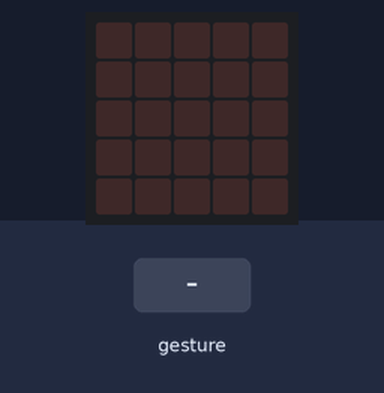
Bench run of a program on a simulated BBC micro:bit (MakeCode). Parts: the board's 5×5 LED display. The inputs (shaded band) are chosen by the test bench. Random numbers come from a fixed seed; a tilt is held for 1.5 s and a shake lasts 1 s, then the board lies face up again.

Above: at 1.2 s.
1.3 s: gesture 'shake'
At 2.4 s:
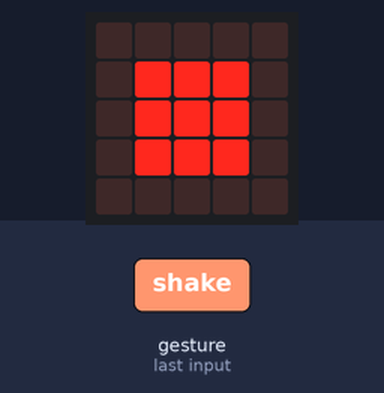
3.0 s: gesture 'shake'
At 3.7 s:
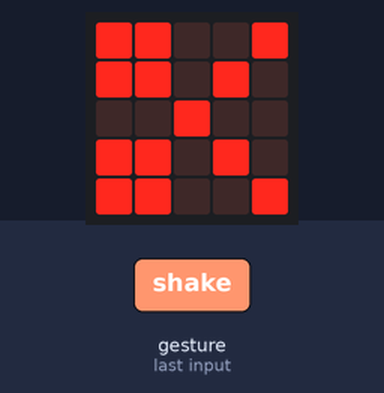
Timing chart, 0 to 6.0 s (numbered marks = the images above; inputs shaded):
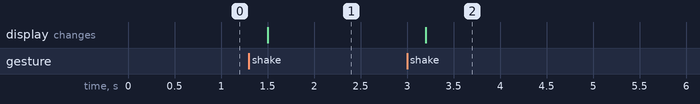

Measured:
- after the input at 1.3 s, the display: changes after 0.20 s (image 1)
- after the input at 3.0 s, the display: changes after 0.20 s (image 2)

The program:

main.ts
```typescript
let decision = 0
input.onGesture(Gesture.Shake, function () {
    decision = randint(0, 2)
    if (decision == 0) {
        basic.showLeds(`
            . . . . .
            . # # # .
            . # # # .
            . # # # .
            . . . . .
            `)
    } else if (decision == 1) {
        basic.showLeds(`
            # # # # #
            # . . . #
            # . . . #
            # . . . #
            # # # # #
            `)
    } else {
        basic.showLeds(`
            # # . . #
            # # . # .
            . . # . .
            # # . # .
            # # . . #
            `)
    }
})
```

test.ts
```typescript
// les proves van aquí; això no es compilarà quan aquest paquet s'usi com a extensió.
```
